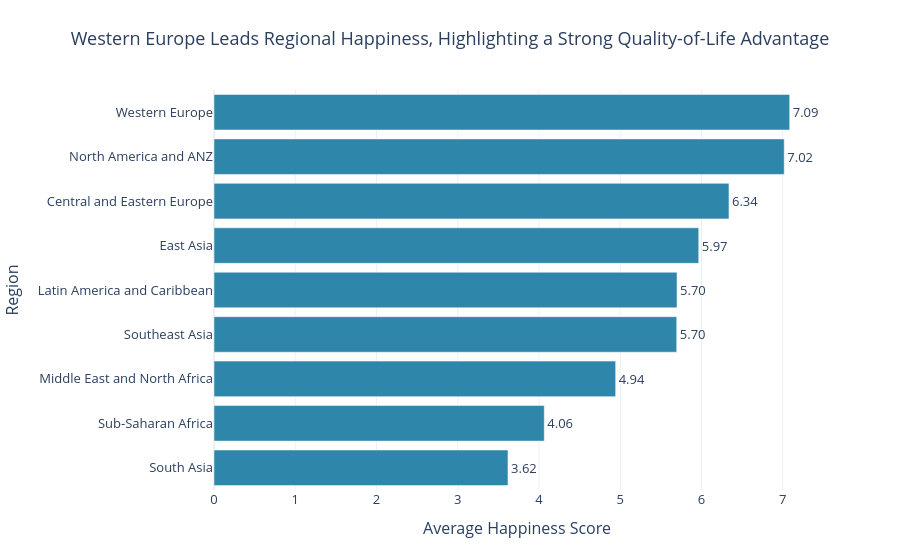

Notebook code for this chart:
### Markdown cell above
---
## Task 1 — Regional Comparison Bar Chart

**What to build:** A horizontal bar chart showing the **average happiness score by region**, sorted from highest to lowest.

**Requirements:**
- Horizontal orientation (category names are long)
- Sorted by score, descending (so the happiest region is at the top)
- Zero baseline on x-axis
- At least one design choice that goes beyond the Plotly default (colour, annotation, labels, etc.)
- An insight title that answers: *which region stands out and why does it matter?*

**Hint:** Use `df.groupby('Region')['Happiness_Score'].mean()` to compute the averages.

### Code cell
# Task 1: Regional comparison bar chart
# -------------------------------------

# Step 1: Compute average happiness score by region
region_avg = (df.groupby('Region')['Happiness_Score']
              .mean()
              .reset_index()
              .sort_values('Happiness_Score'))  # sort for horizontal bar

print(region_avg)

# Step 2: Build your chart
# YOUR CODE HERE

fig = px.bar(
    region_avg,
    x='Happiness_Score',
    y='Region',
    orientation='h',
    text='Happiness_Score',
    title='Western Europe Leads Regional Happiness, Highlighting a Strong Quality-of-Life Advantage',
    labels={
        'Happiness_Score': 'Average Happiness Score',
        'Region': 'Region'
    }
)

# Zero baseline
fig.update_xaxes(range=[0, None])

# Design improvements
fig.update_traces(
    marker_color='#2E86AB',
    texttemplate='%{text:.2f}',
    textposition='outside'
)

fig.update_layout(
    template='plotly_white',
    height=550,
    title_x=0.5,
    font=dict(size=13),
    margin=dict(l=180, r=80, t=90, b=60)
)

fig.show()

### Figure 1 — Plotly figure (JSON) as saved in the notebook; plotly's stock layout.template omitted (floating-point values rounded to 4 significant figures)
{"data": [{"hovertemplate": "Average Happiness Score=%{text}<br>Region=%{y}<extra></extra>", "legendgroup": "", "marker": {"color": "#2E86AB", "pattern": {"shape": ""}}, "name": "", "orientation": "h", "showlegend": false, "text": [3.618, 4.065, 4.943, 5.695, 5.699, 5.966, 6.338, 7.018, 7.086], "textposition": "outside", "texttemplate": "%{text:.2f}", "type": "bar", "x": [3.618, 4.065, 4.943, 5.695, 5.699, 5.966, 6.338, 7.018, 7.086], "xaxis": "x", "y": ["South Asia", "Sub-Saharan Africa", "Middle East and North Africa", "Southeast Asia", "Latin America and Caribbean", "East Asia", "Central and Eastern Europe", "North America and ANZ", "Western Europe"], "yaxis": "y"}], "layout": {"barmode": "relative", "font": {"size": 13}, "height": 550, "legend": {"tracegroupgap": 0}, "margin": {"b": 60, "l": 180, "r": 80, "t": 90}, "title": {"text": "Western Europe Leads Regional Happiness, Highlighting a Strong Quality-of-Life Advantage", "x": 0.5}, "xaxis": {"anchor": "y", "domain": [0, 1], "range": [0, null], "title": {"text": "Average Happiness Score"}}, "yaxis": {"anchor": "x", "domain": [0, 1], "title": {"text": "Region"}}}}
